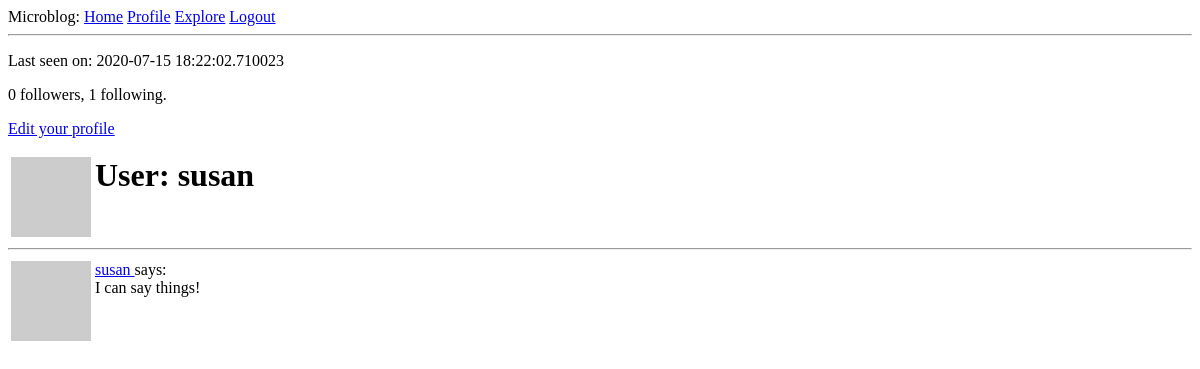
Before: /user/susan (signed in) with the older database file.
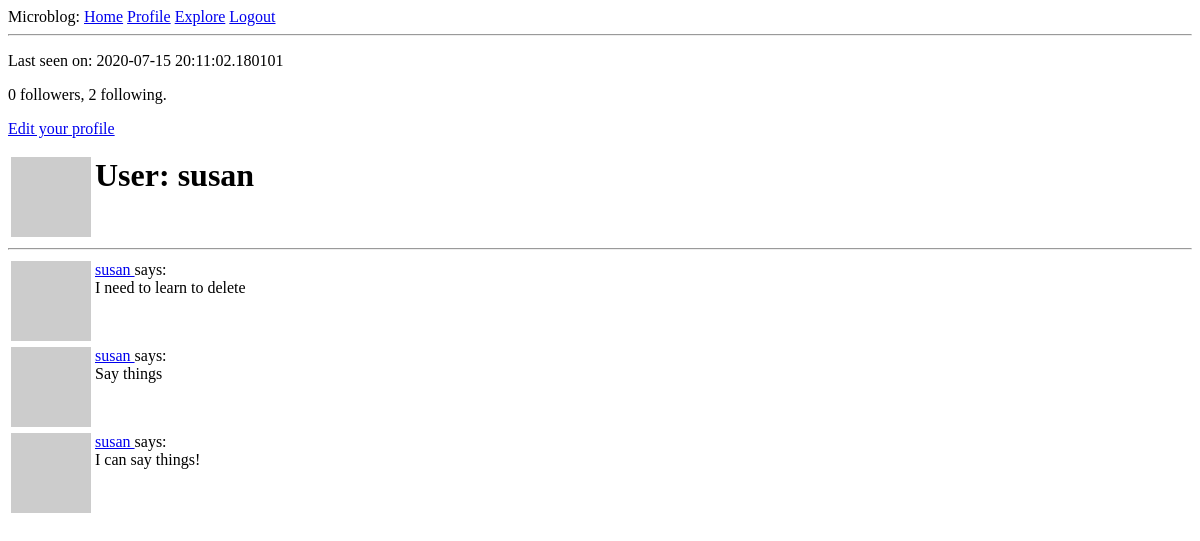
After: the same page with the newer database file.
### app/models.py (models this page shows, shortened)
class User(UserMixin, db.Model):
    id = db.Column(db.Integer, primary_key =True)
    username = db.Column(db.String(64), index=True, unique=True)
    email = db.Column(db.String(120), index=True, unique=True)
    password_hash = db.Column(db.String(128))
    posts = db.relationship('Post', backref='author', lazy='dynamic')
    def avatar(self, size):
        digest = md5(self.email.lower().encode('utf-8')).hexdigest()
        return 'https://www.gravatar.com/avatar/{}?d=identicon&s={}'.format(
            digest, size)
    about_me = db.Column(db.String(140))
    last_seen = db.Column(db.DateTime, default=datetime.utcnow)
    followed = db.relationship(
        'User', secondary=followers,
        primaryjoin=(followers.c.follower_id == id),
        secondaryjoin=(followers.c.followed_id == id),
        backref=db.backref('followers', lazy='dynamic'), lazy='dynamic')

class Post(db.Model):
    id = db.Column(db.Integer, primary_key=True)
    body = db.Column(db.String(140))
    timestamp = db.Column(db.DateTime, index=True, default=datetime.utcnow)
    user_id = db.Column(db.Integer, db.ForeignKey('user.id'))

### app/routes.py (the view)
@app.route('/user/<username>')
@login_required
def user(username):
    user = User.query.filter_by(username=username).first_or_404()
    page = request.args.get('page', 1, type=int)
    posts = user.posts.order_by(Post.timestamp.desc()).paginate(
        page, app.config['POSTS_PER_PAGE'], False)
    next_url = url_for('index', page=posts.next_num) \
        if posts.has_next else None
    prev_url = url_for('index', page=posts.prev_num) \
        if posts.has_prev else None
    form = EmptyForm()
    return render_template('user.html', user=user, posts=posts.items,
                            next_url=next_url, prev_url=prev_url, form=form)

### app/models.py (called while the page is built)
@login.user_loader
def load_user(id):
    return User.query.get(int(id))

### app/routes.py (called while the page is built)
@app.before_request
def before_request():
    if current_user.is_authenticated:
        current_user.last_seen = datetime.utcnow()
        db.session.commit()

### app/templates/user.html (shortened to what this page needs)
{% extends "base.html" %}
{% block content %}
    <table>
        <tr valign="top">
            <td><img src="{{ user.avatar(128) }}"></td>
            <td>
                <h1>User: {{ user.username }}</h1></td>
                {% if user.last_seen %}<p>Last seen on: {{ user.last_seen }}</p>{% endif %}
                <p>{{ user.followers.count() }} followers, {{ user.followed.count() }} following.</p>
                {% if user == current_user %}
                <p><a href="{{ url_for('edit_profile') }}">Edit your profile</a></p>
                {% endif %}
        </tr>
    </table>
    <hr>
    {% for post in posts %}
        {% include '_post.html' %}
    {% endfor %}
{% endblock %}

### app/templates/_post.html
<table>
    <tr valign="top">
        <td><img src="{{ post.author.avatar(36) }}"></td>
        <td>
            <a href="{{ url_for('user', username=post.author.username) }}">
                {{ post.author.username }}
            </a>
            says:<br>{{ post.body }}
        </td>
    </tr>
</table>

Changed rows visible on the page:
changed User "susan": last_seen "2020-07-15 18:22:02.710023" → "2020-07-15 20:11:02.180101"
added Post: author.username "susan", body "I need to learn to delete"
added Post: author.username "susan", body "Say things"
Other visible differences:
{{ user.followed.count() }}: "1" → "2"
